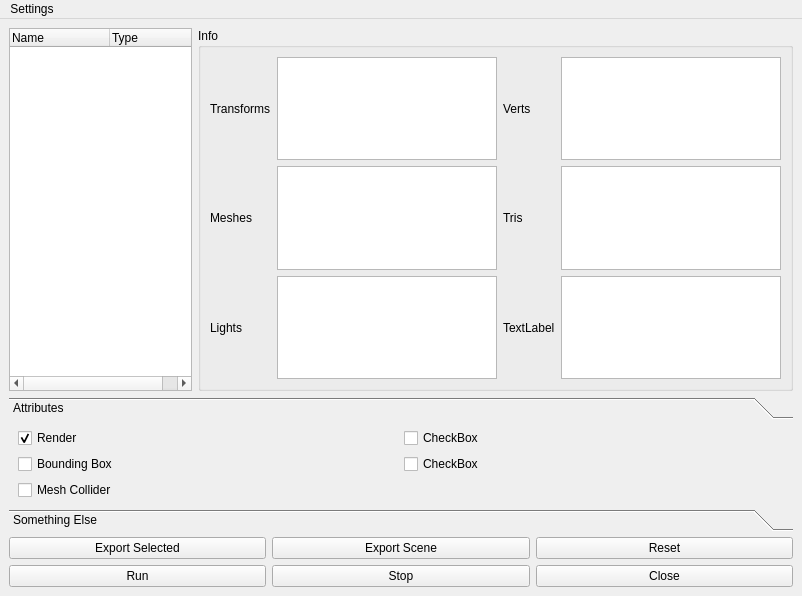
<?xml version="1.0" encoding="UTF-8"?>
<ui version="4.0">
 <class>editorMainWindow</class>
 <widget class="QMainWindow" name="editorMainWindow">
  <property name="geometry">
   <rect>
    <x>0</x>
    <y>0</y>
    <width>802</width>
    <height>596</height>
   </rect>
  </property>
  <property name="windowTitle">
   <string>DoReMi Level Editor v 0.2.0</string>
  </property>
  <widget class="QWidget" name="centralwidget">
   <layout class="QVBoxLayout" name="verticalLayout_6">
    <item>
     <layout class="QVBoxLayout" name="verticalLayout_7"/>
    </item>
    <item>
     <layout class="QHBoxLayout" name="horizontalLayout_5">
      <item>
       <widget class="QTreeWidget" name="treeWidget">
        <column>
         <property name="text">
          <string>Name</string>
         </property>
        </column>
        <column>
         <property name="text">
          <string>Type</string>
         </property>
        </column>
       </widget>
      </item>
      <item>
       <widget class="QGroupBox" name="groupBox">
        <property name="title">
         <string>Info</string>
        </property>
        <layout class="QGridLayout" name="gridLayout_6">
         <property name="sizeConstraint">
          <enum>QLayout::SetDefaultConstraint</enum>
         </property>
         <item row="2" column="2">
          <widget class="QLabel" name="label_10">
           <property name="text">
            <string>TextLabel</string>
           </property>
          </widget>
         </item>
         <item row="0" column="0">
          <widget class="QLabel" name="label_14">
           <property name="text">
            <string>Transforms</string>
           </property>
          </widget>
         </item>
         <item row="0" column="1">
          <widget class="QTextEdit" name="textEdit_14">
           <property name="verticalScrollBarPolicy">
            <enum>Qt::ScrollBarAlwaysOff</enum>
           </property>
           <property name="horizontalScrollBarPolicy">
            <enum>Qt::ScrollBarAlwaysOff</enum>
           </property>
           <property name="readOnly">
            <bool>true</bool>
           </property>
          </widget>
         </item>
         <item row="2" column="0">
          <widget class="QLabel" name="label_11">
           <property name="text">
            <string>Lights</string>
           </property>
          </widget>
         </item>
         <item row="1" column="2">
          <widget class="QLabel" name="label_12">
           <property name="text">
            <string>Tris</string>
           </property>
          </widget>
         </item>
         <item row="0" column="2">
          <widget class="QLabel" name="label_13">
           <property name="text">
            <string>Verts</string>
           </property>
          </widget>
         </item>
         <item row="1" column="0">
          <widget class="QLabel" name="label_9">
           <property name="text">
            <string>Meshes</string>
           </property>
          </widget>
         </item>
         <item row="2" column="3">
          <widget class="QTextEdit" name="textEdit_25">
           <property name="verticalScrollBarPolicy">
            <enum>Qt::ScrollBarAlwaysOff</enum>
           </property>
           <property name="horizontalScrollBarPolicy">
            <enum>Qt::ScrollBarAlwaysOff</enum>
           </property>
           <property name="readOnly">
            <bool>true</bool>
           </property>
          </widget>
         </item>
         <item row="0" column="3">
          <widget class="QTextEdit" name="textEdit_23">
           <property name="verticalScrollBarPolicy">
            <enum>Qt::ScrollBarAlwaysOff</enum>
           </property>
           <property name="horizontalScrollBarPolicy">
            <enum>Qt::ScrollBarAlwaysOff</enum>
           </property>
           <property name="readOnly">
            <bool>true</bool>
           </property>
          </widget>
         </item>
         <item row="1" column="1">
          <widget class="QTextEdit" name="textEdit_21">
           <property name="verticalScrollBarPolicy">
            <enum>Qt::ScrollBarAlwaysOff</enum>
           </property>
           <property name="horizontalScrollBarPolicy">
            <enum>Qt::ScrollBarAlwaysOff</enum>
           </property>
           <property name="readOnly">
            <bool>true</bool>
           </property>
          </widget>
         </item>
         <item row="1" column="3">
          <widget class="QTextEdit" name="textEdit_24">
           <property name="verticalScrollBarPolicy">
            <enum>Qt::ScrollBarAlwaysOff</enum>
           </property>
           <property name="horizontalScrollBarPolicy">
            <enum>Qt::ScrollBarAlwaysOff</enum>
           </property>
           <property name="readOnly">
            <bool>true</bool>
           </property>
          </widget>
         </item>
         <item row="2" column="1">
          <widget class="QTextEdit" name="textEdit_22">
           <property name="verticalScrollBarPolicy">
            <enum>Qt::ScrollBarAlwaysOff</enum>
           </property>
           <property name="horizontalScrollBarPolicy">
            <enum>Qt::ScrollBarAlwaysOff</enum>
           </property>
           <property name="readOnly">
            <bool>true</bool>
           </property>
          </widget>
         </item>
        </layout>
       </widget>
      </item>
     </layout>
    </item>
    <item>
     <layout class="QVBoxLayout" name="verticalLayout_4">
      <item>
       <layout class="QGridLayout" name="gridLayout">
        <item row="3" column="0">
         <layout class="QHBoxLayout" name="horizontalLayout">
          <item>
           <widget class="QPushButton" name="exportSelButton">
            <property name="text">
             <string>Export Selected</string>
            </property>
           </widget>
          </item>
          <item>
           <widget class="QPushButton" name="exportSceneButton">
            <property name="text">
             <string>Export Scene</string>
            </property>
           </widget>
          </item>
          <item>
           <widget class="QPushButton" name="resetButton">
            <property name="text">
             <string>Reset</string>
            </property>
           </widget>
          </item>
         </layout>
        </item>
        <item row="4" column="0">
         <layout class="QHBoxLayout" name="horizontalLayout_4">
          <item>
           <widget class="QPushButton" name="runButton">
            <property name="text">
             <string>Run</string>
            </property>
           </widget>
          </item>
          <item>
           <widget class="QPushButton" name="stopButton">
            <property name="text">
             <string>Stop</string>
            </property>
           </widget>
          </item>
          <item>
           <widget class="QPushButton" name="closeButton">
            <property name="text">
             <string>Close</string>
            </property>
           </widget>
          </item>
         </layout>
        </item>
        <item row="2" column="0">
         <layout class="QVBoxLayout" name="verticalLayout_3">
          <item>
           <widget class="QToolBox" name="toolBox">
            <property name="sizePolicy">
             <sizepolicy hsizetype="Preferred" vsizetype="MinimumExpanding">
              <horstretch>0</horstretch>
              <verstretch>0</verstretch>
             </sizepolicy>
            </property>
            <property name="currentIndex">
             <number>0</number>
            </property>
            <property name="tabSpacing">
             <number>0</number>
            </property>
            <widget class="QWidget" name="page">
             <property name="geometry">
              <rect>
               <x>0</x>
               <y>0</y>
               <width>761</width>
               <height>83</height>
              </rect>
             </property>
             <attribute name="label">
              <string>Attributes</string>
             </attribute>
             <layout class="QHBoxLayout" name="horizontalLayout_2">
              <item>
               <layout class="QGridLayout" name="gridLayout_5">
                <item row="0" column="1">
                 <widget class="QCheckBox" name="checkBox_3">
                  <property name="text">
                   <string>CheckBox</string>
                  </property>
                 </widget>
                </item>
                <item row="1" column="0">
                 <widget class="QCheckBox" name="cBoxBB">
                  <property name="text">
                   <string>Bounding Box</string>
                  </property>
                 </widget>
                </item>
                <item row="0" column="0">
                 <widget class="QCheckBox" name="cBoxRender">
                  <property name="text">
                   <string>Render</string>
                  </property>
                  <property name="checked">
                   <bool>true</bool>
                  </property>
                 </widget>
                </item>
                <item row="1" column="1">
                 <widget class="QCheckBox" name="checkBox_4">
                  <property name="text">
                   <string>CheckBox</string>
                  </property>
                 </widget>
                </item>
                <item row="2" column="0">
                 <widget class="QCheckBox" name="cBoxMeshCollider">
                  <property name="text">
                   <string>Mesh Collider</string>
                  </property>
                 </widget>
                </item>
               </layout>
              </item>
             </layout>
            </widget>
            <widget class="QWidget" name="page_2">
             <property name="geometry">
              <rect>
               <x>0</x>
               <y>0</y>
               <width>778</width>
               <height>69</height>
              </rect>
             </property>
             <attribute name="label">
              <string>Something Else</string>
             </attribute>
             <layout class="QHBoxLayout" name="horizontalLayout_7"/>
             <zorder>treeWidget</zorder>
             <zorder>horizontalLayoutWidget</zorder>
             <zorder>gridLayoutWidget</zorder>
            </widget>
           </widget>
          </item>
         </layout>
        </item>
       </layout>
      </item>
     </layout>
    </item>
   </layout>
  </widget>
  <widget class="QMenuBar" name="menubar">
   <property name="geometry">
    <rect>
     <x>0</x>
     <y>0</y>
     <width>802</width>
     <height>21</height>
    </rect>
   </property>
   <widget class="QMenu" name="menuSettings">
    <property name="title">
     <string>Settings</string>
    </property>
    <addaction name="actionPlugin_Location"/>
    <addaction name="actionExport_Location"/>
   </widget>
   <addaction name="menuSettings"/>
  </widget>
  <action name="actionPlugin_Location">
   <property name="text">
    <string>Plugin Location...</string>
   </property>
  </action>
  <action name="actionExport_Location">
   <property name="text">
    <string>Export Location...</string>
   </property>
  </action>
 </widget>
 <resources/>
 <connections/>
</ui>
